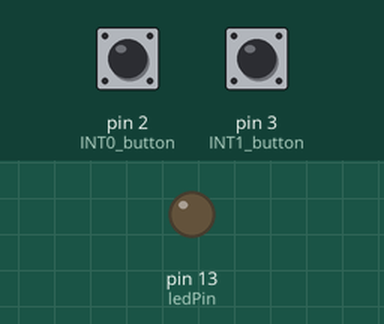
Recording of a sketch running on a simulated Arduino Uno, built with avr-gcc and run on an emulated ATmega328P. Parts: output pins drawn as LEDs (lit = HIGH). The test bench sets the inputs (shaded band); at power-on: pin 2 (INT0_button) HIGH, pin 3 (INT1_button) HIGH.

Above: at 1.2 s.
1.3 s: pin 2 (INT0_button) pulled LOW for 0.15 s
At 2.1 s:
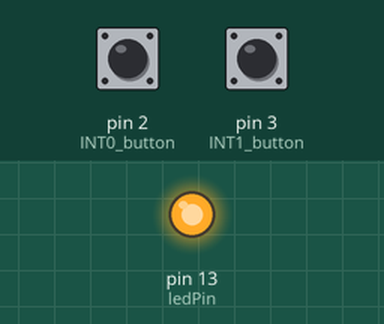
4.5 s: pin 2 (INT0_button) pulled LOW for 1 s
At 5.7 s:
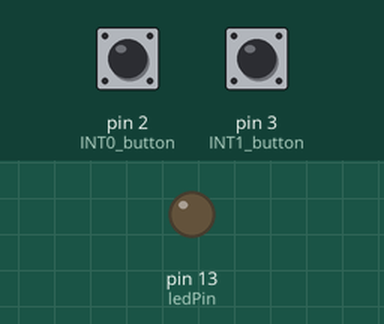
7.0 s: pin 2 (INT0_button) pulled LOW for 3.2 s
At 7.6 s:
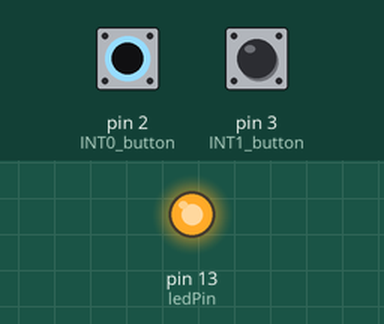
Timing chart, 0 to 10.0 s (numbered marks = the images above; inputs shaded):
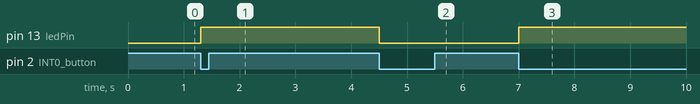

Measured:
- after the input at 1.3 s, pin 13 (ledPin): LOW → HIGH at once
- after the input at 4.5 s, pin 13 (ledPin): HIGH → LOW at once
- after the input at 7.0 s, pin 13 (ledPin): LOW → HIGH at once

The sketch:

sketch_mar9a.ino
```cpp
// In this code, interrupts in INT0 and INT1 only
// but other pins can be used for interrupts as well. I will do it later.
// setting after philips account

const int ledPin = 13;  // LED connected to pin 13

volatile bool ledState = false;  // Variable to store LED state

void setup() {
    pinMode(ledPin, OUTPUT);  // Set LED pin as output
    pinMode(2, INPUT_PULLUP); // INT0 button (Pin 2)
    pinMode(3, INPUT_PULLUP); // INT1 button (Pin 3)

    Serial.begin(9600); // Initialize serial communication

    // Attach interrupts
    attachInterrupt(digitalPinToInterrupt(2), toggleLED, FALLING);  // INT0 (Pin 2)
    attachInterrupt(digitalPinToInterrupt(3), printMessage, FALLING); // INT1 (Pin 3)
}

void loop() {
    // Nothing needed in loop, handled by interrupts
}

// ISR for INT0 - Toggle LED
void toggleLED() {
    ledState = !ledState;
    digitalWrite(ledPin, ledState);
}

// ISR for INT1 - Print message
void printMessage() {
    Serial.println("Button 2 Pressed!");
}
```
